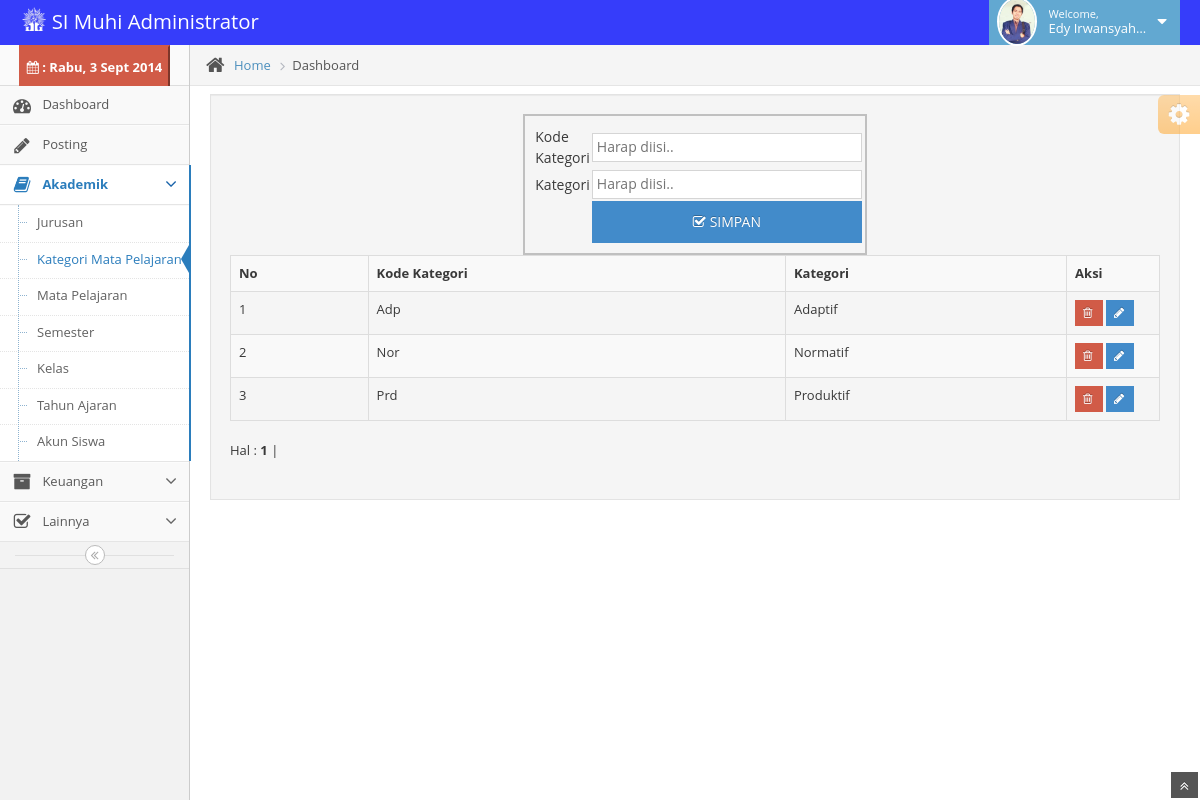
The page /dadm/dashbord/index.php?content=kmp (signed in) on the database its author committed.
### tables this page shows
CREATE TABLE IF NOT EXISTS `kategori` (
  `IdKategori` varchar(10) NOT NULL,
  `Kategori` varchar(25) NOT NULL,
  PRIMARY KEY (`IdKategori`)
);

### dadm/dashbord/staff/lkmp.php (the view, shortened to what this page needs)
<?php
if ((!isset($_SESSION["id"]))and(!isset($_SESSION["hak"]))) {
    header("location:index.php");
} elseif ((isset($_SESSION["id"]))and(($_SESSION["hak"])==1)) {
    ?>
<table width="100%" class="table table-bordered table-striped">
    <tr>
        <td><strong>No</strong></td>
        <td><strong>Kode Kategori</strong></td>
        <td><strong>Kategori</strong></td>
        <td><strong>Aksi</strong></td>
    </tr>
    <?php
    $p      = new Paging;
    $batas  = 10;
    $posisi = $p->cariPosisi($batas);
    $qsnik="select * from kategori order by IdKategori asc limit $posisi,$batas";
    $hasil=mysql_query($qsnik);
    $no=$posisi+1;
    while($row=mysql_fetch_array($hasil))
    {
        $t=$row['IdKategori'];
        echo"<tr><td>$no</font></td>".
            "<td>$row[IdKategori]</td>".
            "<td>$row[Kategori]</td>";?>
            <td width="10%"><a href="#" onclick="hapus('<?php echo $t?>')" class="btn btn-xs btn-danger" title="Hapus"><i class='icon-trash'></i></a>
        <?php
        echo"<a href='?content=kmp&id=$row[IdKategori]&edit=1' class='btn btn-xs btn-primary' title='Edit'><i class='icon-pencil'></i></a> </td></tr>";
        $no=$no+1;
    }
    ?>
</table>
<?php
$jmldata = mysql_num_rows(mysql_query("select * from kategori"));
$jmlhalaman  = $p->jumlahHalaman($jmldata, $batas);
$linkHalaman = $p->navHalaman($_GET[halaman], $jmlhalaman);
echo "<div id=paging>Hal : $linkHalaman</div><br>";
}else {
    header("location:../index.php");
}
?>

### rows shown on the page
kategori: IdKategori "Adp", Kategori "Adaptif"
kategori: IdKategori "Nor", Kategori "Normatif"
kategori: IdKategori "Prd", Kategori "Produktif"

### other values the page prints
$rowpro['nama'] "Edy Irwansyah…"
